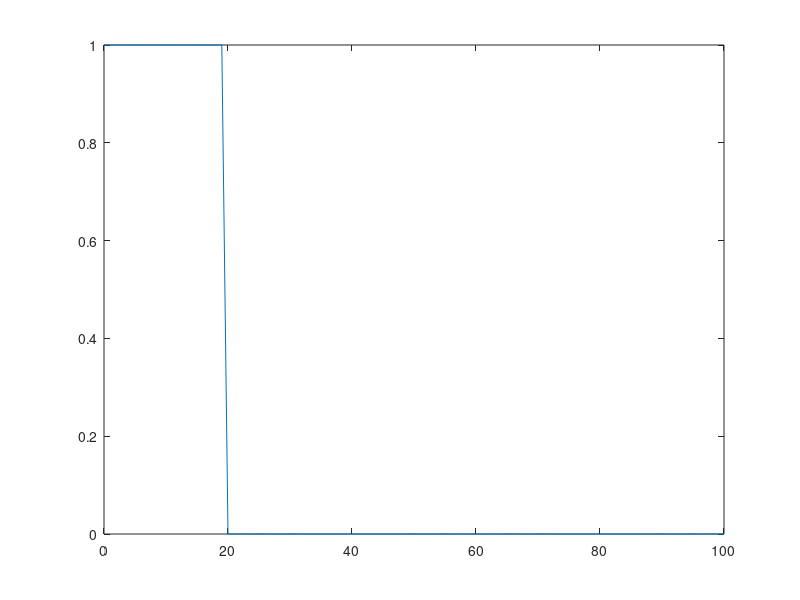
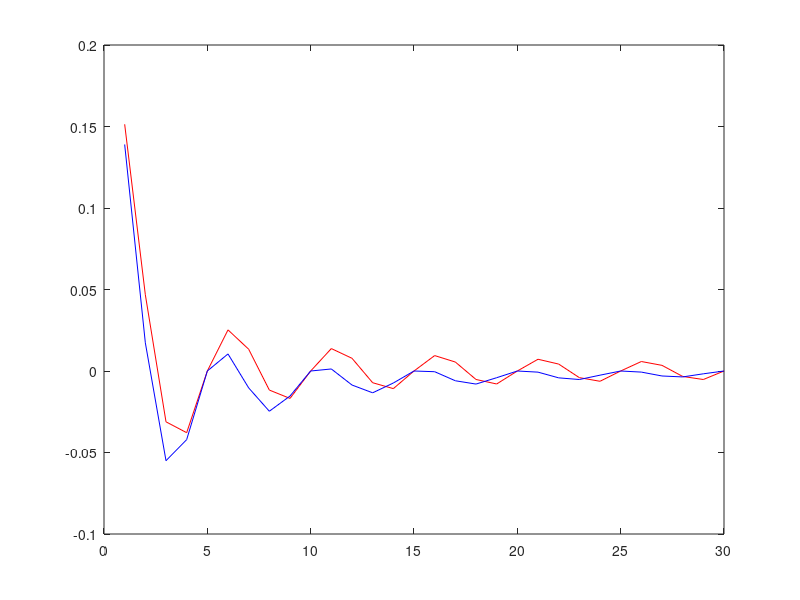
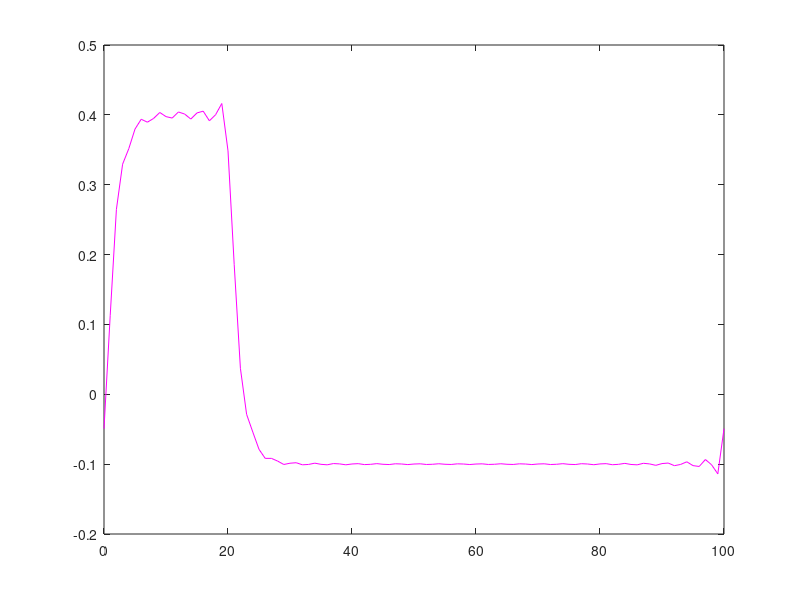

These charts were generated, in order, by the following MATLAB code:
% semnalul puls il generam
T = 100;
A = 1;
delta = T / 5;
t = 0 : T;
s = zeros(1, length(t));
% delta ensantioane nu sunt 0
s(1 : delta) = A;
plot(t, s);

% calculam primii coef fourier ck pozitivi
N = 30;
ck = zeros(1, N);
for k = 1 : N
  ck(k) = A * exp(-1j * pi * k * delta / T) * (delta / T) * sinc(k * delta / T);
end
figure();
plot(1 : N, ck, 'r');

% calc coef fourier de output
fc = 10 / T; % filtrare slaba
ckout = zeros(1, N);
for k = 1 : N
  ckout(k) = ck(k) / (1 + 1j * (1 / fc) * (k / T));
end
hold on;
plot(1 : N, ckout, 'b');

% Aproximarea sN(t) este dat? de primii termeni din Seria Fourier
sout = 0;
for k = 1 : N
  sout += ckout(k) * exp(1j * 2 * pi * k * t / T);
end
figure();
plot(t, sout, 'm');
